Frame 1 (no input): blank canvas, image omitted
Frame 60 (no input): blank canvas, image omitted
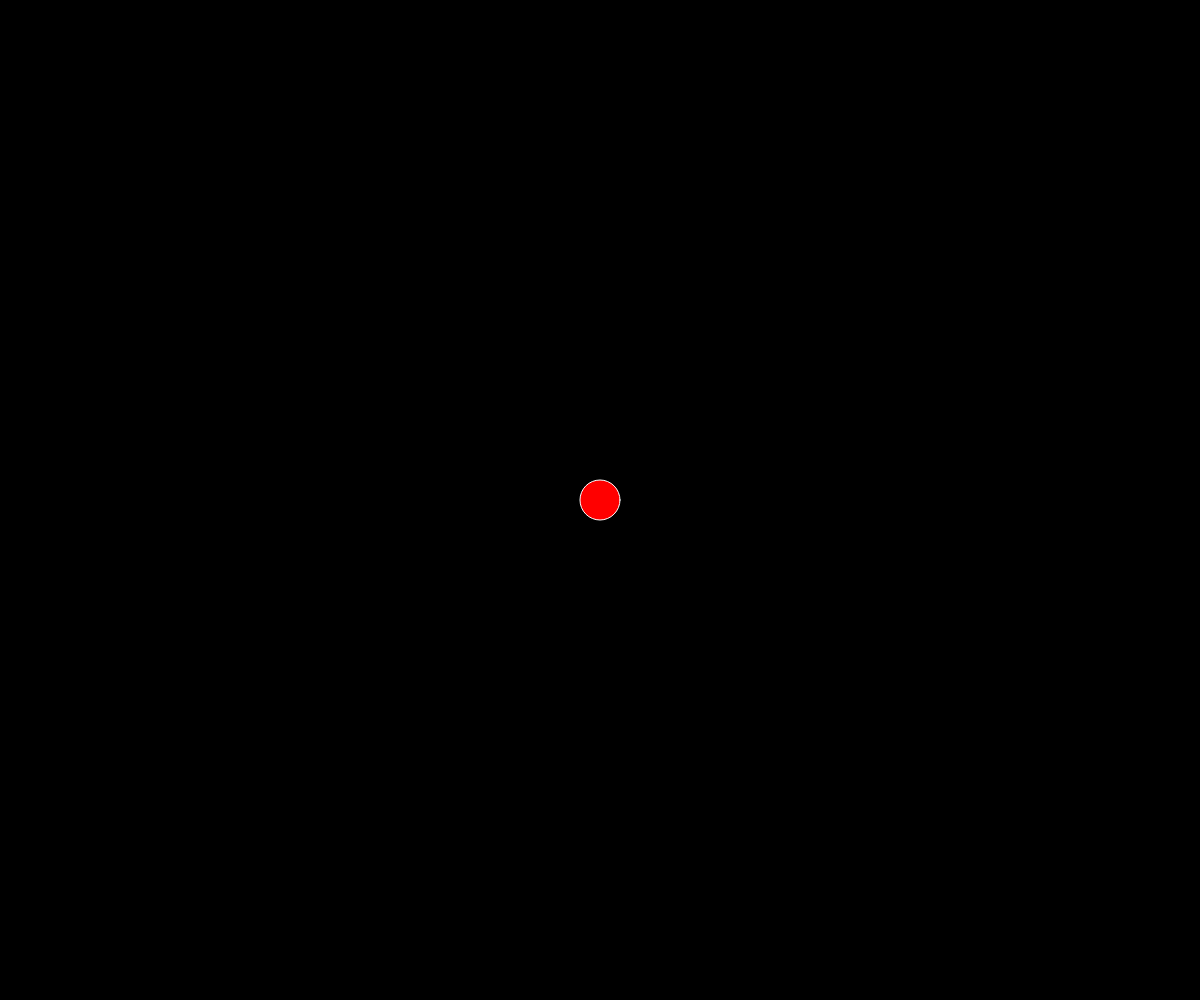
Frame 120 (the mouse pressed at the canvas centre since frame 60)

The p5.js sketch whose frames 1 and 60 were blank and that drew this single picture after the mouse press (run headless with seeded random() and noise() and a simulated clock; from frame 60 on, the mouse is pressed at the canvas centre):

// p5.js sketch
// ── sketch.js
// Project Title
// Your Name
// Date
//
// Extra for Experts:
// - describe what you did to take this project "above and beyond"

let r = 0;

function setup() {
  createCanvas(windowWidth, windowHeight);
}

function draw() {
  print(frameCount);
  background(0);
  fill(r,0,0);
  stroke(255);
  ellipse(mouseX,mouseY, 40, 40);
}

function mousePressed(){
  if (r === 0){
    r = 255;
  }
  else{
    r = 0;
  } 
}
